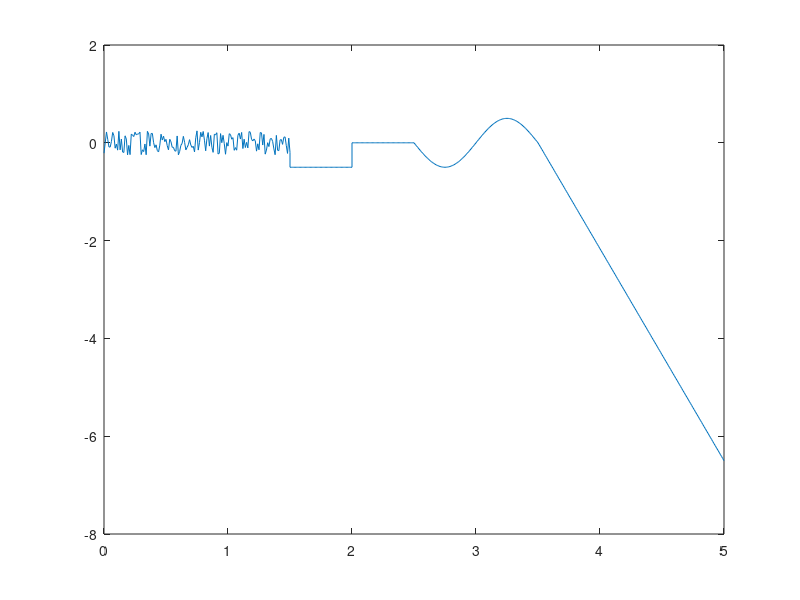

Write MATLAB code to recreate this figure.

%noise daļa
t_noise = 0:0.01:1.5;
y_noise = rand(size(t_noise))*0.5-0.25
%plot(t_noise, y_noise)

%taisnes daļa
t_const = 1.5:0.01:2;
y_const = zeros(1,201)-0.5;
y_const = zeros(size(t_const))-0.5;
%plot(t_const,y_const)
%nuļļu daļa
t_zeros = 2:0.01:2.5;
y_zeros = zeros(size(t_zeros))
plot(t_zeros,y_zeros)
%sinuss daļa
t_sin = 2.5:0.01:3.5;
A0 = 0;A = 0.5; T = (2.5-1)/1.5; f = 1/T; delay = 1;
y_sin = A0+A*sin(2*pi*f*(t_sin-delay));
%plot(t_sin,y_sin)
%saw daļa
t_saw = 3.5:0.01:5;
yA = 3.5 ; yB = -3 ; tA = 3.5; tB = 5;
k = (3.5-(-3))/(3.5-5);
delay = 3.5;
y_saw = k*(t_saw-delay);
%plot(t_saw,y_saw)

t = [t_noise,t_const,t_zeros,t_sin,t_saw]
y = [y_noise,y_const,y_zeros,y_sin,y_saw]
plot(t,y)

